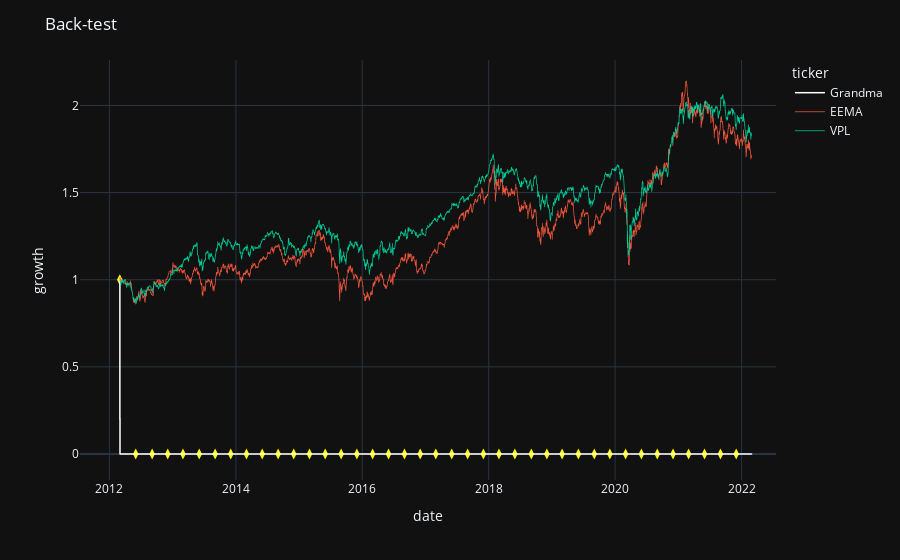

This figure's notebook cell:
### Code cell
# plot the chart
fig = px.line(df_instrument_growth, x='date', y='growth',
              color='ticker', color_discrete_map={'Grandma':'white'},
              custom_data = ['hover_text'],
              )

fig.update_traces(hovertemplate='%{y:.2f}<br>%{customdata}')
fig.update_traces(line=dict(width=0.75))
fig['data'][0]['line']['width'] = 1.5

fig.update_layout(template='plotly_dark', title='Back-test',
                  xaxis_title='date', yaxis_title='growth',
                  hovermode='x unified',
                  xaxis_hoverformat='%Y-%m-%d')

index_adj_scatter = df_grandma_growth['date'].isin(set(backtester.df_adjustments['date']))
df_adj_scatter = df_grandma_growth[index_adj_scatter][['date','growth']]

fig.add_trace(go.Scatter(x=df_adj_scatter['date'], y=df_adj_scatter['growth'], mode='markers', showlegend=False,
                         marker={'color':'yellow', 'size':8, 'symbol':'diamond-tall'},
                         hoverinfo='skip'))

fig.show()

### Figure 1 — Plotly figure (JSON) as saved in the notebook; plotly's stock layout.template omitted (floating-point values rounded to 4 significant figures; data arrays with more than 128 entries replaced by an {"elided": "..."} marker saying what was removed)
{"data": [{"customdata": {"elided": "2516x1 str values"}, "hovertemplate": "%{y:.2f}<br>%{customdata}", "legendgroup": "Grandma", "line": {"color": "white", "dash": "solid", "width": 1.5}, "mode": "lines", "name": "Grandma", "showlegend": true, "type": "scattergl", "x": {"elided": "2516 str values"}, "xaxis": "x", "y": {"elided": "2516 int values"}, "yaxis": "y"}, {"customdata": {"elided": "2516x1 str values"}, "hovertemplate": "%{y:.2f}<br>%{customdata}", "legendgroup": "EEMA", "line": {"color": "#EF553B", "dash": "solid", "width": 0.75}, "mode": "lines", "name": "EEMA", "showlegend": true, "type": "scattergl", "x": {"elided": "2516 str values"}, "xaxis": "x", "y": {"elided": "2516 float values"}, "yaxis": "y"}, {"customdata": {"elided": "2516x1 str values"}, "hovertemplate": "%{y:.2f}<br>%{customdata}", "legendgroup": "VPL", "line": {"color": "#00cc96", "dash": "solid", "width": 0.75}, "mode": "lines", "name": "VPL", "showlegend": true, "type": "scattergl", "x": {"elided": "2516 str values"}, "xaxis": "x", "y": {"elided": "2516 float values"}, "yaxis": "y"}, {"hoverinfo": "skip", "marker": {"color": "yellow", "size": 8, "symbol": "diamond-tall"}, "mode": "markers", "showlegend": false, "type": "scatter", "x": ["2012-03-01T00:00:00", "2012-06-01T00:00:00", "2012-09-04T00:00:00", "2012-12-03T00:00:00", "2013-03-01T00:00:00", "2013-06-03T00:00:00", "2013-09-03T00:00:00", "2013-12-02T00:00:00", "2014-03-03T00:00:00", "2014-06-02T00:00:00", "2014-09-02T00:00:00", "2014-12-01T00:00:00", "2015-03-02T00:00:00", "2015-06-01T00:00:00", "2015-09-01T00:00:00", "2015-12-01T00:00:00", "2016-03-01T00:00:00", "2016-06-01T00:00:00", "2016-09-01T00:00:00", "2016-12-01T00:00:00", "2017-03-01T00:00:00", "2017-06-01T00:00:00", "2017-09-01T00:00:00", "2017-12-01T00:00:00", "2018-03-01T00:00:00", "2018-06-01T00:00:00", "2018-09-04T00:00:00", "2018-12-03T00:00:00", "2019-03-01T00:00:00", "2019-06-03T00:00:00", "2019-09-03T00:00:00", "2019-12-02T00:00:00", "2020-03-02T00:00:00", "2020-06-01T00:00:00", "2020-09-01T00:00:00", "2020-12-01T00:00:00", "2021-03-01T00:00:00", "2021-06-01T00:00:00", "2021-09-01T00:00:00", "2021-12-01T00:00:00"], "y": [1, 0, 0, 0, 0, 0, 0, 0, 0, 0, 0, 0, 0, 0, 0, 0, 0, 0, 0, 0, 0, 0, 0, 0, 0, 0, 0, 0, 0, 0, 0, 0, 0, 0, 0, 0, 0, 0, 0, 0]}], "layout": {"hovermode": "x unified", "legend": {"title": {"text": "ticker"}, "tracegroupgap": 0}, "margin": {"t": 60}, "title": {"text": "Back-test"}, "xaxis": {"anchor": "y", "domain": [0, 1], "hoverformat": "%Y-%m-%d", "title": {"text": "date"}}, "yaxis": {"anchor": "x", "domain": [0, 1], "title": {"text": "growth"}}}}
